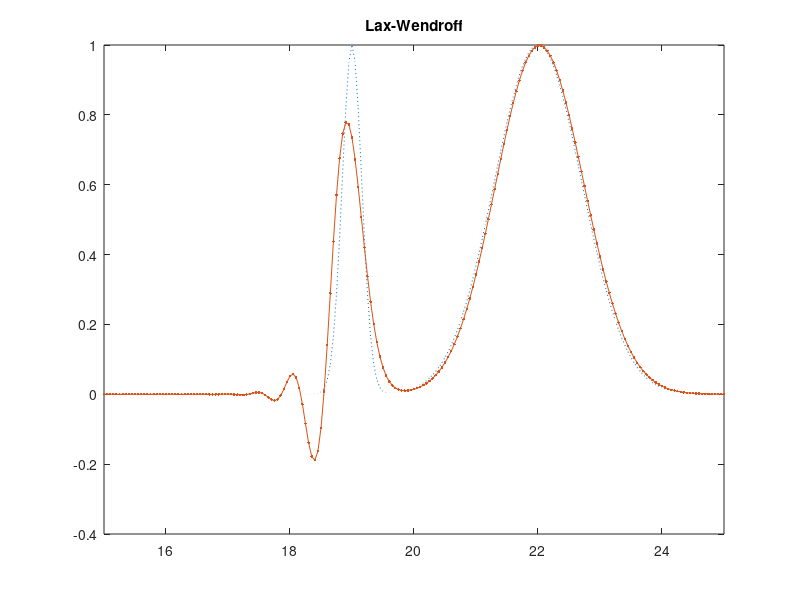

This chart was generated by the following MATLAB code:
clc;clear;
x1 = [-2:0.05:25]';
y1 = exp(-20*(x1-19).^2)+exp(-(x1-22).^2);
plot(x1,y1,':');
axis([15 25 -0.4 1]);
hold on;
y2 = exp(-20*(x1-2).^2)+exp(-(x1-5).^2);
A1 = diag(repmat([1],1,541));
A2 = diag(repmat([-1],1,540),-1)+diag(repmat([1],1,540),1) ... 
    +diag(repmat([1],1,1),-540)+diag((repmat([-1],1,1)),540);
A3 = diag(repmat([1],1,540),-1)+diag(repmat([1],1,540),1) ... 
    +diag(repmat([1],1,1),-540)+diag((repmat([1],1,1)),540) ...
    +diag(repmat([-2],1,541));
A = A1-0.4.*A2+0.8*0.4.*A3;
for i = 0:0.04:17
    y2 = A*y2;
end
plot(x1,y2,'.-');
title('Lax-Wendroff');
hold off;
